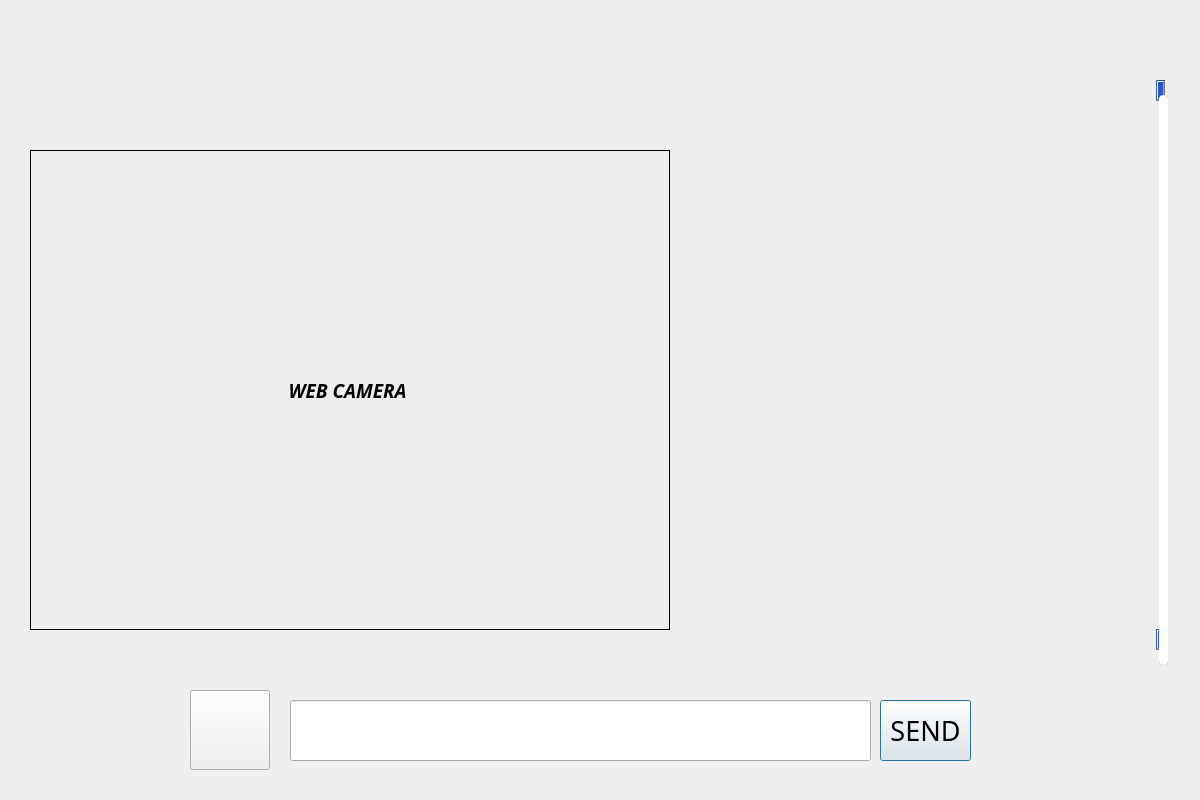
<?xml version="1.0" encoding="UTF-8"?>
<ui version="4.0">
 <class>Main</class>
 <widget class="QDialog" name="Main">
  <property name="geometry">
   <rect>
    <x>0</x>
    <y>0</y>
    <width>1200</width>
    <height>800</height>
   </rect>
  </property>
  <property name="windowTitle">
   <string>Dialog</string>
  </property>
  <widget class="QLabel" name="wallpaper">
   <property name="geometry">
    <rect>
     <x>0</x>
     <y>0</y>
     <width>1200</width>
     <height>800</height>
    </rect>
   </property>
   <property name="font">
    <font>
     <family>Sahadeva</family>
     <pointsize>25</pointsize>
     <weight>75</weight>
     <italic>true</italic>
     <bold>true</bold>
    </font>
   </property>
   <property name="text">
    <string/>
   </property>
   <property name="pixmap">
    <pixmap>../Images/background.jpg</pixmap>
   </property>
   <property name="scaledContents">
    <bool>true</bool>
   </property>
  </widget>
  <widget class="QLabel" name="logo">
   <property name="geometry">
    <rect>
     <x>10</x>
     <y>10</y>
     <width>121</width>
     <height>121</height>
    </rect>
   </property>
   <property name="text">
    <string/>
   </property>
   <property name="pixmap">
    <pixmap>../Images/logo.png</pixmap>
   </property>
   <property name="scaledContents">
    <bool>true</bool>
   </property>
  </widget>
  <widget class="QLineEdit" name="chatText">
   <property name="geometry">
    <rect>
     <x>290</x>
     <y>700</y>
     <width>581</width>
     <height>61</height>
    </rect>
   </property>
   <property name="font">
    <font>
     <family>Arial Rounded MT Bold</family>
     <pointsize>20</pointsize>
     <weight>50</weight>
     <italic>false</italic>
     <bold>false</bold>
    </font>
   </property>
  </widget>
  <widget class="QPushButton" name="sendButton">
   <property name="geometry">
    <rect>
     <x>880</x>
     <y>700</y>
     <width>91</width>
     <height>61</height>
    </rect>
   </property>
   <property name="font">
    <font>
     <family>Arial Rounded MT Bold</family>
     <pointsize>20</pointsize>
     <weight>50</weight>
     <italic>false</italic>
     <bold>false</bold>
    </font>
   </property>
   <property name="styleSheet">
    <string notr="true"/>
   </property>
   <property name="text">
    <string>SEND</string>
   </property>
  </widget>
  <widget class="QLabel" name="cameraFeed">
   <property name="enabled">
    <bool>true</bool>
   </property>
   <property name="geometry">
    <rect>
     <x>30</x>
     <y>150</y>
     <width>640</width>
     <height>480</height>
    </rect>
   </property>
   <property name="sizePolicy">
    <sizepolicy hsizetype="Ignored" vsizetype="Ignored">
     <horstretch>0</horstretch>
     <verstretch>0</verstretch>
    </sizepolicy>
   </property>
   <property name="font">
    <font>
     <family>Ubuntu Condensed</family>
     <pointsize>14</pointsize>
     <weight>75</weight>
     <italic>true</italic>
     <bold>true</bold>
    </font>
   </property>
   <property name="frameShape">
    <enum>QFrame::Box</enum>
   </property>
   <property name="text">
    <string>WEB CAMERA </string>
   </property>
   <property name="alignment">
    <set>Qt::AlignCenter</set>
   </property>
  </widget>
  <widget class="QScrollArea" name="scrollArea">
   <property name="geometry">
    <rect>
     <x>680</x>
     <y>80</y>
     <width>491</width>
     <height>600</height>
    </rect>
   </property>
   <property name="sizePolicy">
    <sizepolicy hsizetype="Fixed" vsizetype="Fixed">
     <horstretch>0</horstretch>
     <verstretch>0</verstretch>
    </sizepolicy>
   </property>
   <property name="font">
    <font>
     <family>Arial Rounded MT Bold</family>
     <pointsize>20</pointsize>
    </font>
   </property>
   <property name="styleSheet">
    <string notr="true">QScrollArea{
 background-color: transparent;
border-color: black;

border-radius: 5px;
}

 QScrollBar:vertical
    {
        background-color: #2C55D1;
        width: 15px;
        margin: 15px 3px 15px 3px;
        border: 1px transparent #2A2929;
        border-radius: 4px;
    }

    QScrollBar::handle:vertical
    {
        background-color: white;       
        min-height: 5px;
        border-radius: 4px;
    }

    QScrollBar::sub-line:vertical
    {
        margin: 3px 0px 3px 0px;
        border-image: url(:/qss_icons/rc/up_arrow_disabled.png);
        height: 10px;
        width: 10px;
        subcontrol-position: top;
        subcontrol-origin: margin;
    }

    QScrollBar::add-line:vertical
    {
        margin: 3px 0px 3px 0px;
        border-image: url(:/qss_icons/rc/down_arrow_disabled.png);
        height: 10px;
        width: 10px;
        subcontrol-position: bottom;
        subcontrol-origin: margin;
    }

    QScrollBar::sub-line:vertical:hover,QScrollBar::sub-line:vertical:on
    {
        border-image: url(:/qss_icons/rc/up_arrow.png);
        height: 10px;
        width: 10px;
        subcontrol-position: top;
        subcontrol-origin: margin;
    }

    QScrollBar::add-line:vertical:hover, QScrollBar::add-line:vertical:on
    {
        border-image: url(:/qss_icons/rc/down_arrow.png);
        height: 10px;
        width: 10px;
        subcontrol-position: bottom;
        subcontrol-origin: margin;
    }

    QScrollBar::up-arrow:vertical, QScrollBar::down-arrow:vertical
    {
        background: none;
    }

    QScrollBar::add-page:vertical, QScrollBar::sub-page:vertical
    {
        background: none;
    }</string>
   </property>
   <property name="verticalScrollBarPolicy">
    <enum>Qt::ScrollBarAlwaysOn</enum>
   </property>
   <property name="widgetResizable">
    <bool>true</bool>
   </property>
   <widget class="QWidget" name="scrollAreaWidget">
    <property name="geometry">
     <rect>
      <x>0</x>
      <y>0</y>
      <width>476</width>
      <height>600</height>
     </rect>
    </property>
    <property name="styleSheet">
     <string notr="true"> background-color: transparent;</string>
    </property>
    <layout class="QFormLayout" name="formLayout">
     <item row="0" column="1">
      <layout class="QVBoxLayout" name="vbox"/>
     </item>
    </layout>
   </widget>
  </widget>
  <widget class="QPushButton" name="translatorButton">
   <property name="geometry">
    <rect>
     <x>190</x>
     <y>690</y>
     <width>80</width>
     <height>80</height>
    </rect>
   </property>
   <property name="font">
    <font>
     <family>Ubuntu Condensed</family>
     <pointsize>20</pointsize>
     <weight>75</weight>
     <italic>true</italic>
     <bold>true</bold>
    </font>
   </property>
   <property name="autoFillBackground">
    <bool>false</bool>
   </property>
   <property name="styleSheet">
    <string notr="true"/>
   </property>
   <property name="text">
    <string/>
   </property>
   <property name="icon">
    <iconset>
     <normaloff>../Images/hand_sign.png</normaloff>../Images/hand_sign.png</iconset>
   </property>
   <property name="iconSize">
    <size>
     <width>80</width>
     <height>80</height>
    </size>
   </property>
  </widget>
  <zorder>wallpaper</zorder>
  <zorder>logo</zorder>
  <zorder>chatText</zorder>
  <zorder>sendButton</zorder>
  <zorder>cameraFeed</zorder>
  <zorder>translatorButton</zorder>
  <zorder>scrollArea</zorder>
 </widget>
 <resources/>
 <connections/>
</ui>
